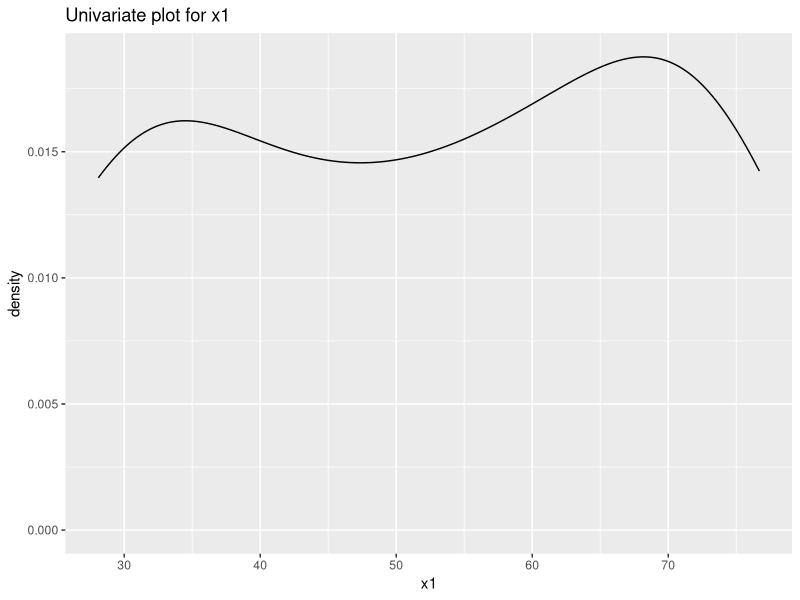
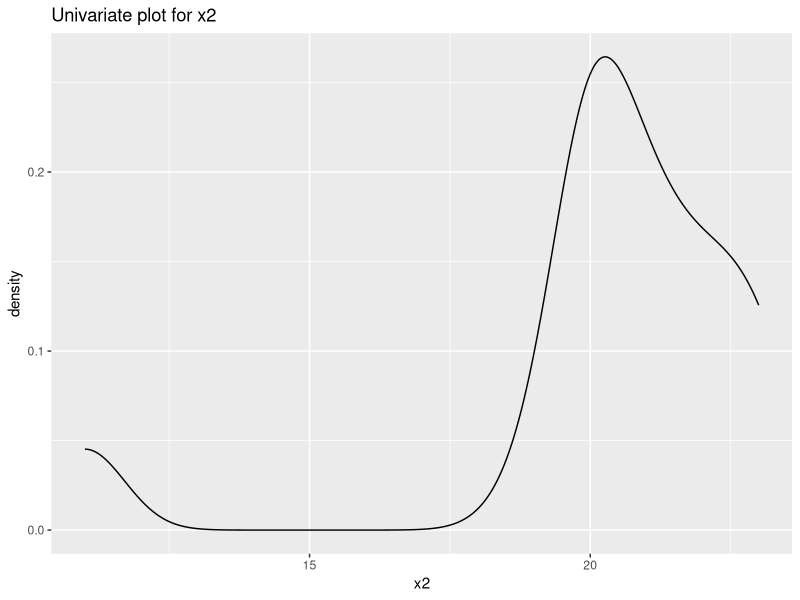
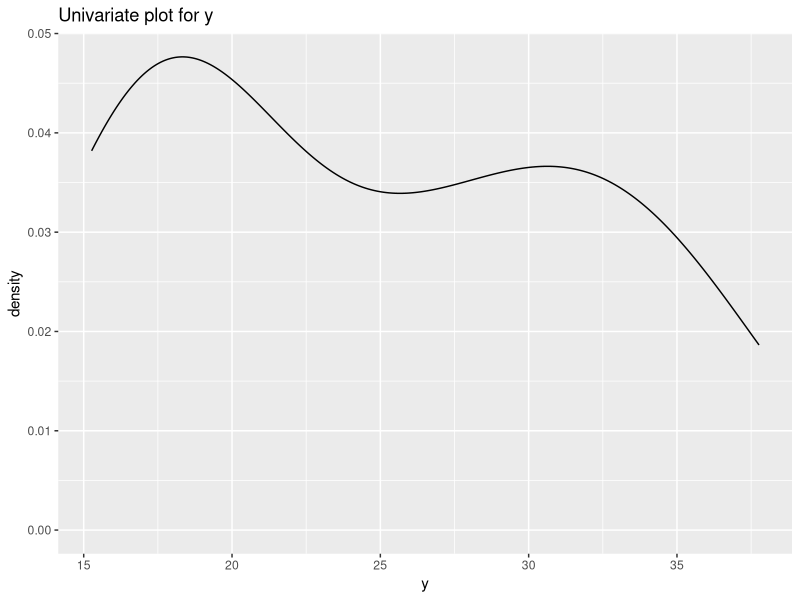
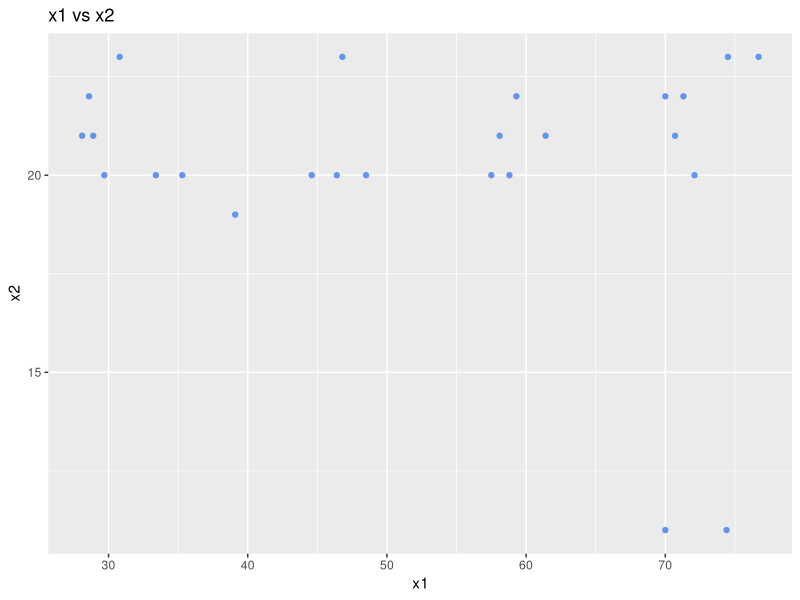
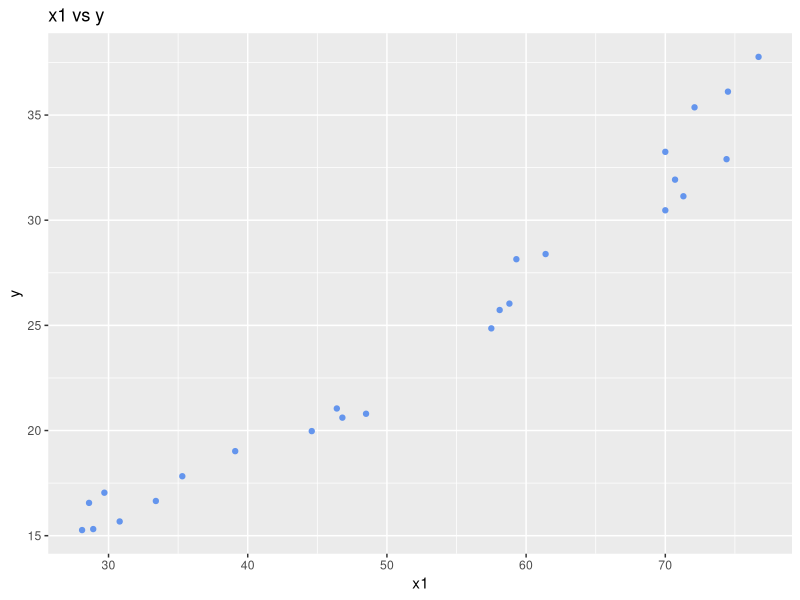
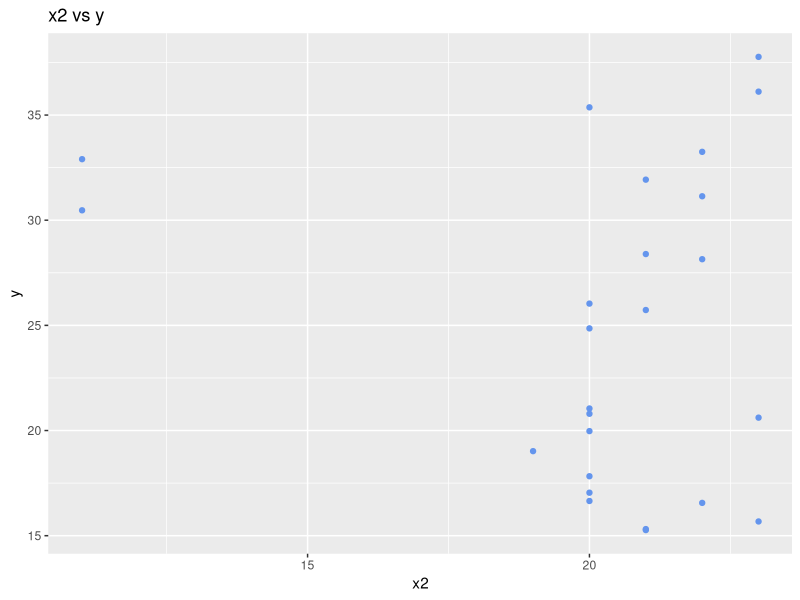

R code for these plots, in order: (Note: this script raises an error after producing the figures.)
library(ggplot2)

x1 <- c(35.3,29.7,30.8,58.8,61.4,71.3,74.4,76.7,70.7,57.5,46.4,28.9,28.1,
        39.1,46.8,48.5,59.3,70.0,70.0,74.5,72.1,58.1,44.6,33.4,28.6)
x2 <- c(20,20,23,20,21,22,11,23,21,20,20,21,21,19,23,20,22,22,11,23,20,21,
        20,20,22)
y <- c(17.8270,17.0443,15.6764,26.0350,28.3908,31.1388,32.9019,37.7660,31.9286,
       24.8575,21.0482,15.3141,15.2673,19.0198,20.6128,20.7972,28.1459,33.2510,
       30.4711,36.1130,35.3671,25.7301,19.9729,16.6504,16.5597)

data <- data.frame(x1 = x1,x2 = x2,y=y)

################### UNIVARIATE ###################
ggplot(data,aes(x=x1))+
  geom_density()+
  labs(title="Univariate plot for x1")

ggplot(data,aes(x=x2))+
  geom_density()+
  labs(title="Univariate plot for x2")

ggplot(data,aes(x=y))+
  geom_density()+
  labs(title="Univariate plot for y")

################### MULTIVARIATE ###################
ggplot(data,aes(x=x1,y=x2))+
  geom_point(color="cornflowerblue")+
  labs(title="x1 vs x2")

ggplot(data,aes(x=x1,y=y))+
  geom_point(color="cornflowerblue")+
  labs(title="x1 vs y")

ggplot(data,aes(x=x2,y=y))+
  geom_point(color="cornflowerblue")+
  labs(title="x2 vs y")

s